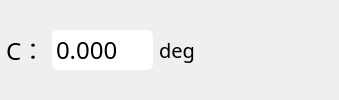
                       <widget class="QWidget" name="widget_23" native="true">
                        <layout class="QHBoxLayout" name="horizontalLayout_18">
                         <property name="spacing">
                          <number>6</number>
                         </property>
                         <property name="leftMargin">
                          <number>6</number>
                         </property>
                         <property name="topMargin">
                          <number>6</number>
                         </property>
                         <property name="rightMargin">
                          <number>6</number>
                         </property>
                         <property name="bottomMargin">
                          <number>6</number>
                         </property>
                         <item>
                          <widget class="QLabel" name="label_17">
                           <property name="styleSheet">
                            <string notr="true">font:bold  &quot;Times New Roman&quot;;    
font-family:Microsoft Yahei;
font-size:24px; 
border-width:0px;</string>
                           </property>
                           <property name="text">
                            <string>C：</string>
                           </property>
                          </widget>
                         </item>
                         <item>
                          <widget class="QDoubleSpinBox" name="doubleSpinBox_Position_C">
                           <property name="font">
                            <font>
                             <family>24px</family>
                             <pointsize>-1</pointsize>
                             <weight>50</weight>
                             <italic>false</italic>
                             <bold>false</bold>
                            </font>
                           </property>
                           <property name="contextMenuPolicy">
                            <enum>Qt::DefaultContextMenu</enum>
                           </property>
                           <property name="acceptDrops">
                            <bool>false</bool>
                           </property>
                           <property name="autoFillBackground">
                            <bool>false</bool>
                           </property>
                           <property name="styleSheet">
                            <string notr="true">font:  &quot;Times New Roman&quot;;
font-size:24px;  
border-radius:6px;
border-width:2px;
border-style:solid;
border-color:white;

</string>
                           </property>
                           <property name="frame">
                            <bool>true</bool>
                           </property>
                           <property name="buttonSymbols">
                            <enum>QAbstractSpinBox::NoButtons</enum>
                           </property>
                           <property name="decimals">
                            <number>3</number>
                           </property>
                           <property name="maximum">
                            <double>360.000000000000000</double>
                           </property>
                           <property name="singleStep">
                            <double>0.001000000000000</double>
                           </property>
                           <property name="stepType">
                            <enum>QAbstractSpinBox::DefaultStepType</enum>
                           </property>
                          </widget>
                         </item>
                         <item>
                          <widget class="QLabel" name="label_18">
                           <property name="styleSheet">
                            <string notr="true">border:none;
font:bold  &quot;Times New Roman&quot;;    
font-family:Microsoft Yahei;
font-size:20px;  
border-width:0px;
</string>
                           </property>
                           <property name="text">
                            <string>deg</string>
                           </property>
                          </widget>
                         </item>
                         <item>
                          <widget class="QPushButton" name="Minius_C">
                           <property name="styleSheet">
                            <string notr="true">QPushButton
{
    font-family:Microsoft Yahei;
    color:white;
    background-color:rgb(14 , 150 , 254);
    border-radius:5px;
	border-radius:3px;
	border-width:2px;
	border-style:solid;
	border-color:rgb(179, 179, 255);
}

QPushButton:hover
{
    background-color:rgb(44 , 137 , 255);
}

QPushButton:pressed
{
    background-color:rgb(14 , 135 , 228);
    padding-left:3px;
    padding-top:3px;
}
QPushButton:disabled
{
    background-color:grey;
}
border:none;</string>
                           </property>
                           <property name="text">
                            <string/>
                           </property>
                           <property name="icon">
                            <iconset resource="resources/resources.qrc">
                             <normaloff>:/icons/icons/minius.svg</normaloff>:/icons/icons/minius.svg</iconset>
                           </property>
                           <property name="iconSize">
                            <size>
                             <width>40</width>
                             <height>40</height>
                            </size>
                           </property>
                           <property name="flat">
                            <bool>true</bool>
                           </property>
                          </widget>
                         </item>
                         <item>
                          <widget class="QPushButton" name="Plus_C">
                           <property name="styleSheet">
                            <string notr="true">QPushButton
{
    font-family:Microsoft Yahei;
    color:white;
    background-color:rgb(14 , 150 , 254);
    border-radius:5px;
	border-radius:3px;
	border-width:2px;
	border-style:solid;
	border-color:rgb(179, 179, 255);
}

QPushButton:hover
{
    background-color:rgb(44 , 137 , 255);
}

QPushButton:pressed
{
    background-color:rgb(14 , 135 , 228);
    padding-left:3px;
    padding-top:3px;
}
QPushButton:disabled
{
    background-color:grey;
}
border:none;</string>
                           </property>
                           <property name="text">
                            <string/>
                           </property>
                           <property name="icon">
                            <iconset resource="resources/resources.qrc">
                             <normaloff>:/icons/icons/plus.svg</normaloff>:/icons/icons/plus.svg</iconset>
                           </property>
                           <property name="iconSize">
                            <size>
                             <width>40</width>
                             <height>40</height>
                            </size>
                           </property>
                           <property name="flat">
                            <bool>true</bool>
                           </property>
                          </widget>
                         </item>
                         <item>
                          <widget class="QPushButton" name="Zero_C">
                           <property name="styleSheet">
                            <string notr="true">QPushButton
{
    font-family:Microsoft Yahei;
    color:white;
    background-color:rgb(14 , 150 , 254);
    border-radius:5px;
	border-radius:3px;
	border-width:2px;
	border-style:solid;
	border-color:rgb(179, 179, 255);
}

QPushButton:hover
{
    background-color:rgb(44 , 137 , 255);
}

QPushButton:pressed
{
    background-color:rgb(14 , 135 , 228);
    padding-left:3px;
    padding-top:3px;
}
QPushButton:disabled
{
    background-color:grey;
}
border:none;</string>
                           </property>
                           <property name="text">
                            <string/>
                           </property>
                           <property name="icon">
                            <iconset resource="resources/resources.qrc">
                             <normaloff>:/icons/icons/zero.svg</normaloff>:/icons/icons/zero.svg</iconset>
                           </property>
                           <property name="iconSize">
                            <size>
                             <width>40</width>
                             <height>40</height>
                            </size>
                           </property>
                           <property name="flat">
                            <bool>true</bool>
                           </property>
                          </widget>
                         </item>
                        </layout>
                       </widget>
